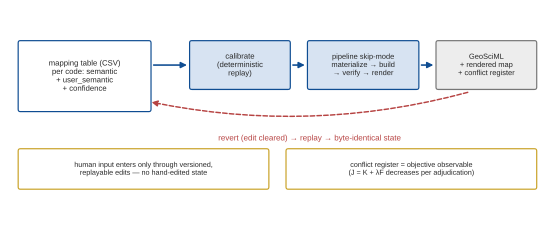

Source code (Python):
# -*- coding: utf-8 -*-
"""Fig. 4 | The adjudication loop: editable mapping table, deterministic
replay, byte-identical revert. Schematic (single panel)."""
import matplotlib as mpl
import matplotlib.pyplot as plt
from matplotlib.patches import FancyBboxPatch, FancyArrowPatch

mpl.rcParams.update({
    "font.family": "sans-serif",
    "font.sans-serif": ["Arial", "DejaVu Sans", "sans-serif"],
    "svg.fonttype": "none",
    "pdf.fonttype": 42,
    "font.size": 6.5,
})

BLUE = "#0F4D92"
LBLUE = "#D7E3F2"
RED = "#B64342"
GREY = "#767676"
GOLD = "#C9A227"

fig, ax = plt.subplots(figsize=(7.2, 3.0))
ax.set_xlim(0, 100)
ax.set_ylim(0, 40)
ax.axis("off")

def box(x, y, w, h, fc, ec, text, fs=5.8, tc="#272727"):
    ax.add_patch(FancyBboxPatch((x, y), w, h, boxstyle="round,pad=0.4",
                                fc=fc, ec=ec, lw=0.9))
    ax.text(x + w / 2, y + h / 2, text, ha="center", va="center",
            fontsize=fs, color=tc)

def arrow(x1, y1, x2, y2, color=GREY, lw=1.0, ls="-", rad=0.0):
    ax.add_patch(FancyArrowPatch((x1, y1), (x2, y2), arrowstyle="-|>",
                                 mutation_scale=9, color=color, lw=lw,
                                 linestyle=ls, connectionstyle=f"arc3,rad={rad}"))

# left: mapping table
box(2, 22, 24, 12, "white", BLUE,
    "mapping table (CSV)\nper code: semantic\n+ user_semantic\n+ confidence", fs=5.8)
# middle: replay chain
box(34, 26, 18, 8, LBLUE, BLUE, "calibrate\n(deterministic\nreplay)", fs=5.8)
box(56, 26, 20, 8, LBLUE, BLUE, "pipeline skip-mode\nmaterialize → build\n→ verify → render", fs=5.6)
box(80, 26, 18, 8, "#EDEDED", GREY, "GeoSciML\n+ rendered map\n+ conflict register", fs=5.6)

arrow(26.4, 30, 33.6, 30, color=BLUE, lw=1.2)
arrow(52.4, 30, 55.6, 30, color=BLUE, lw=1.2)
arrow(76.4, 30, 79.6, 30, color=BLUE, lw=1.2)

# revert arc back to the table
arrow(86, 25.2, 26, 23.4, color=RED, lw=1.1, ls=(0, (3, 1.6)), rad=-0.12)
ax.text(56, 16.4, "revert (edit cleared) → replay → byte-identical state",
        fontsize=6, color=RED, ha="center")

# bottom: properties
box(2, 8, 46, 6.5, "white", GOLD,
    "human input enters only through versioned,\nreplayable edits — no hand-edited state", fs=5.4)
box(52, 8, 46, 6.5, "white", GOLD,
    "conflict register = objective observable\n(J = K + λF decreases per adjudication)", fs=5.4)

fig.savefig(r"D:\geosciml4china\docs\publication\figures\fig4_adjudication_loop.svg",
            bbox_inches="tight")
fig.savefig(r"D:\geosciml4china\docs\publication\figures\fig4_adjudication_loop.pdf",
            bbox_inches="tight")
print("fig4 saved")
